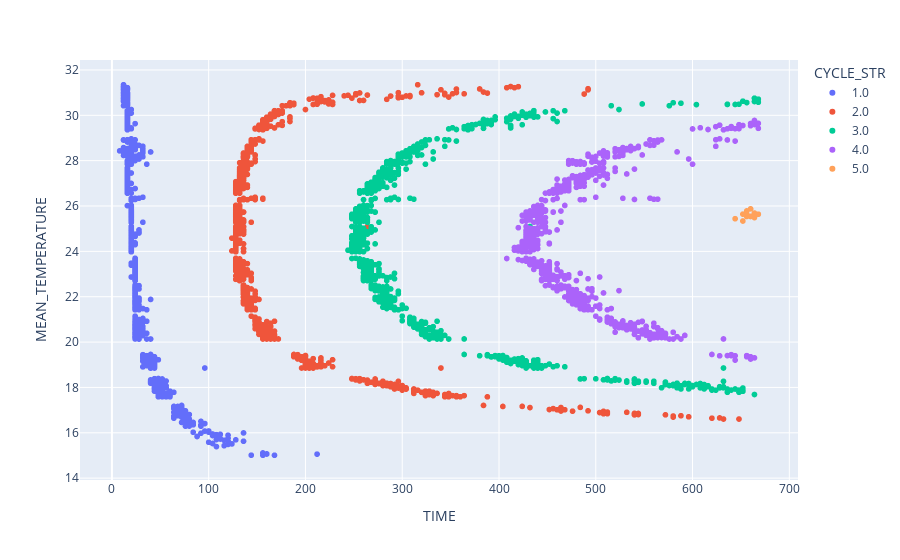

This figure's notebook cell:
### Code cell
px.scatter(troughs_row_2, x="TIME", y="MEAN_TEMPERATURE", color="CYCLE_STR",
           hover_data=["POSITION_STR"])

### Figure 1 — Plotly figure (JSON) as saved in the notebook; plotly's stock layout.template omitted (floating-point values rounded to 4 significant figures; data arrays with more than 128 entries replaced by an {"elided": "..."} marker saying what was removed)
{"data": [{"customdata": {"elided": "1114x1 str values"}, "hovertemplate": "CYCLE_STR=1.0<br>TIME=%{x}<br>MEAN_TEMPERATURE=%{y}<br>POSITION_STR=%{customdata[0]}<extra></extra>", "legendgroup": "1.0", "marker": {"color": "#636efa", "symbol": "circle"}, "mode": "markers", "name": "1.0", "showlegend": true, "type": "scattergl", "x": {"elided": "1114 int values"}, "xaxis": "x", "y": {"elided": "1114 float values"}, "yaxis": "y"}, {"customdata": {"elided": "1056x1 str values"}, "hovertemplate": "CYCLE_STR=2.0<br>TIME=%{x}<br>MEAN_TEMPERATURE=%{y}<br>POSITION_STR=%{customdata[0]}<extra></extra>", "legendgroup": "2.0", "marker": {"color": "#EF553B", "symbol": "circle"}, "mode": "markers", "name": "2.0", "showlegend": true, "type": "scattergl", "x": {"elided": "1056 int values"}, "xaxis": "x", "y": {"elided": "1056 float values"}, "yaxis": "y"}, {"customdata": {"elided": "941x1 str values"}, "hovertemplate": "CYCLE_STR=3.0<br>TIME=%{x}<br>MEAN_TEMPERATURE=%{y}<br>POSITION_STR=%{customdata[0]}<extra></extra>", "legendgroup": "3.0", "marker": {"color": "#00cc96", "symbol": "circle"}, "mode": "markers", "name": "3.0", "showlegend": true, "type": "scattergl", "x": {"elided": "941 int values"}, "xaxis": "x", "y": {"elided": "941 float values"}, "yaxis": "y"}, {"customdata": {"elided": "713x1 str values"}, "hovertemplate": "CYCLE_STR=4.0<br>TIME=%{x}<br>MEAN_TEMPERATURE=%{y}<br>POSITION_STR=%{customdata[0]}<extra></extra>", "legendgroup": "4.0", "marker": {"color": "#ab63fa", "symbol": "circle"}, "mode": "markers", "name": "4.0", "showlegend": true, "type": "scattergl", "x": {"elided": "713 int values"}, "xaxis": "x", "y": {"elided": "713 float values"}, "yaxis": "y"}, {"customdata": [["19"], ["19"], ["19"], ["19"], ["19"], ["19"], ["19"], ["19"], ["19"], ["19"], ["19"], ["19"], ["19"]], "hovertemplate": "CYCLE_STR=5.0<br>TIME=%{x}<br>MEAN_TEMPERATURE=%{y}<br>POSITION_STR=%{customdata[0]}<extra></extra>", "legendgroup": "5.0", "marker": {"color": "#FFA15A", "symbol": "circle"}, "mode": "markers", "name": "5.0", "showlegend": true, "type": "scattergl", "x": [652, 656, 652, 664, 656, 664, 668, 656, 660, 656, 660, 664, 644], "xaxis": "x", "y": [25.34, 25.54, 25.64, 25.49, 25.59, 25.64, 25.64, 25.78, 25.54, 25.64, 25.87, 25.69, 25.44], "yaxis": "y"}], "layout": {"legend": {"title": {"text": "CYCLE_STR"}, "tracegroupgap": 0}, "margin": {"t": 60}, "xaxis": {"anchor": "y", "domain": [0, 1], "title": {"text": "TIME"}}, "yaxis": {"anchor": "x", "domain": [0, 1], "title": {"text": "MEAN_TEMPERATURE"}}}}
